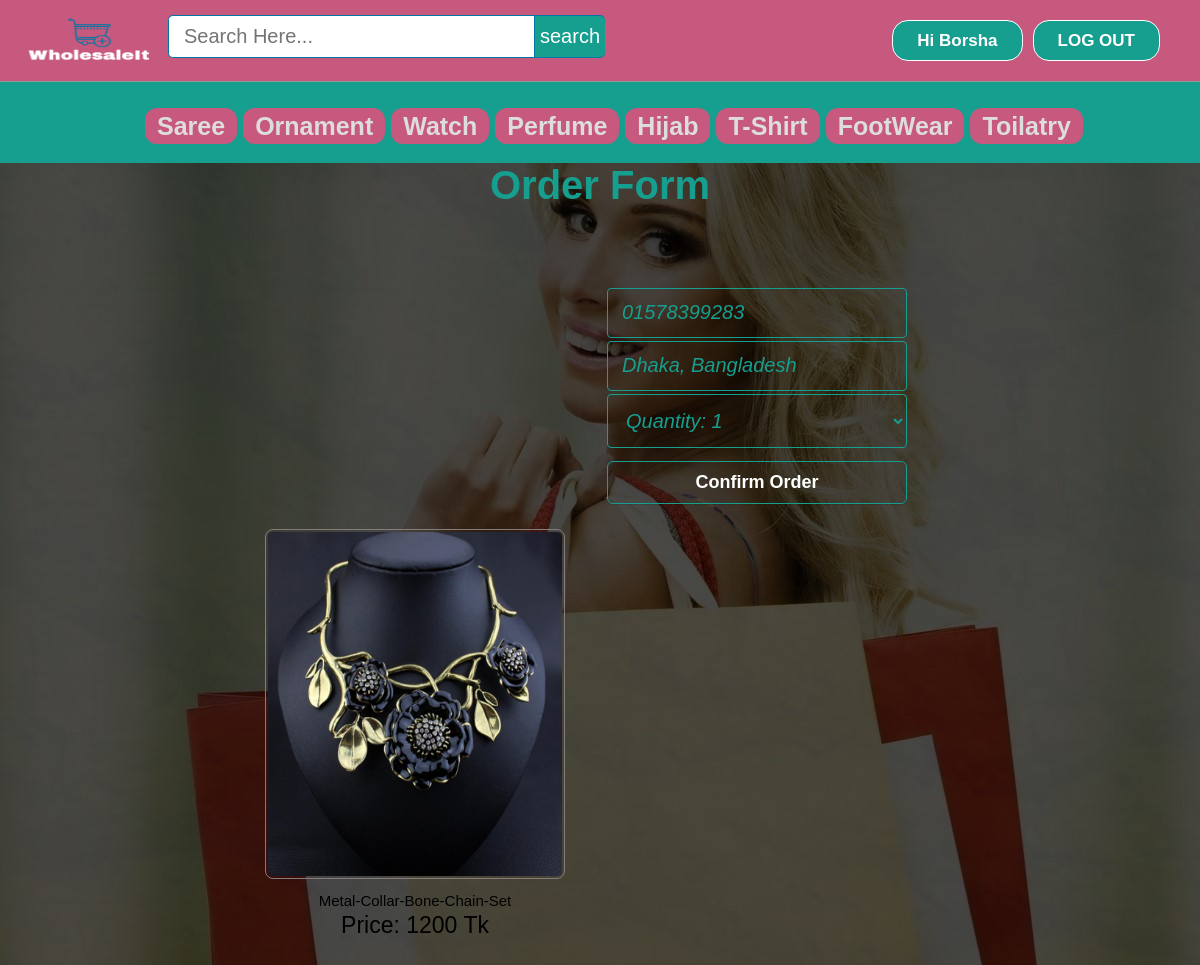
Page /orderform.php?poid=3 (signed in) on the committed database.
### tables this page shows
CREATE TABLE IF NOT EXISTS `user` (
`id` int(11) NOT NULL,
  `firstName` varchar(25) NOT NULL,
  `lastName` varchar(25) NOT NULL,
  `email` varchar(100) NOT NULL,
  `mobile` varchar(20) NOT NULL,
  `address` varchar(120) NOT NULL,
  `password` varchar(100) NOT NULL,
  `confirmCode` varchar(10) NOT NULL,
  `activation` varchar(10) NOT NULL DEFAULT 'no'
);

CREATE TABLE IF NOT EXISTS `products` (
`id` int(11) NOT NULL,
  `pName` varchar(100) NOT NULL,
  `price` int(11) NOT NULL,
  `description` text NOT NULL,
  `available` int(11) NOT NULL,
  `category` varchar(100) NOT NULL,
  `type` varchar(100) NOT NULL,
  `item` varchar(100) NOT NULL,
  `pCode` varchar(20) NOT NULL,
  `picture` text NOT NULL
);

### orderform.php (the view, shortened to what this page needs)
<?php include ( "inc/connect.inc.php" ); ?>
<?php
$category="";
$picture="";
if (isset($_REQUEST['poid'])) {
	$poid = mysqli_real_escape_string($con,$_REQUEST['poid']);
}else {
	header('location: index.php');
}
if (!isset($_SESSION['user_login'])) {
	$user = "";
	header("location: login.php?ono=".$poid."");
}
else {
	$user = $_SESSION['user_login'];
	$result = mysqli_query($con,"SELECT * FROM user WHERE id='$user'");
		$get_user_email = mysqli_fetch_assoc($result);
			$uname_db = $get_user_email['firstName'];
			$umob_db = $get_user_email['mobile'];
			$uadd_db = $get_user_email['address'];
}
$getposts = mysqli_query($con,"SELECT * FROM products WHERE id ='$poid'") or die(mysqli_error());
					if (mysqli_num_rows($getposts)) {
						$row = mysqli_fetch_assoc($getposts);
						$id = $row['id'];
						$pName = $row['pName'];
						$price = $row['price'];
						$picture = $row['picture'];
						$item = $row['item'];
						$category = $row['category'];
						$available =$row['available'];
					}
?>
<!DOCTYPE html>
<html>
<head>
	<link rel="stylesheet" type="text/css" href="css/style.css">
</head>
<body style="background-image: url(image/homebackgrndimg1.png);">
	<div class="homepageheader">
			<div class="signinButton loginButton">
				<div class="uiloginbutton signinButton loginButton" style="margin-right: 40px;">
					<?php
						if ($user!="") {
							echo '<a style="text-decoration: none; color: #fff;" href="logout.php">LOG OUT</a>';
						}
						else {
							echo '<a style="text-decoration: none; color: #fff;" href="signin.php">SIGN IN</a>';
						}
					 ?>
				</div>
				<div class="uiloginbutton signinButton loginButton" style="">
					<?php
						if ($user!="") {
							echo '<a style="text-decoration: none; color: #fff;" href="profile.php?uid='.$user.'">Hi '.$uname_db.'</a>';
						}
						else {
							echo '<a style="text-decoration: none; color: #fff;" href="login.php">LOG IN</a>';
						}
					 ?>
				</div>
			</div>
			<div style="float: left; margin: 5px 0px 0px 23px;">
				<a href="index.php">
					<img style=" height: 75px; width: 130px;" src="image/wholesaleitlogo.png">
				</a>
			</div>
			<div class="">
				<div id="srcheader">
					<form id="newsearch" method="get" action="search.php">
					        <input type="text" class="srctextinput" name="keywords" size="21" maxlength="120"  placeholder="Search Here..."><input type="submit" value="search" class="srcbutton" >
					</form>
				</div>
			</div>
		</div>
	<div class="categolis">
		<table>
			<tr>
				<th>
					<a href="women/saree.php" style="text-decoration: none;color: #ddd;padding: 4px 12px;background-color: #c7587e;border-radius: 12px;">Saree</a>
				</th>
				<th><a href="women/ornament.php" style="text-decoration: none;color: #ddd;padding: 4px 12px;background-color: #c7587e;border-radius: 12px;">Ornament</a></th>
				<th><a href="women/watch.php" style="text-decoration: none;color: #ddd;padding: 4px 12px;background-color: #c7587e;border-radius: 12px;">Watch</a></th>
				<th><a href="women/perfume.php" style="text-decoration: none;color: #ddd;padding: 4px 12px;background-color: #c7587e;border-radius: 12px;">Perfume</a></th>
				<th><a href="women/hijab.php" style="text-decoration: none;color: #ddd;padding: 4px 12px;background-color: #c7587e;border-radius: 12px;">Hijab</a></th>
				<th><a href="women/tshirt.php" style="text-decoration: none;color: #ddd;padding: 4px 12px;background-color: #c7587e;border-radius: 12px;">T-Shirt</a></th>
				<th><a href="women/footwear.php" style="text-decoration: none;color: #ddd;padding: 4px 12px;background-color: #c7587e;border-radius: 12px;">FootWear</a></th>
				<th><a href="women/toilatry.php" style="text-decoration: none;color: #ddd;padding: 4px 12px;background-color: #c7587e;border-radius: 12px;">Toilatry</a></th>
			</tr>
		</table>
	</div>
	<div class="holecontainer" style=" padding-top: 20px; padding: 0 20%">
		<div class="container signupform_content ">
			<div>
				<h2 style="padding-bottom: 20px;">Order Form</h2>
				<div style="float: right;">
				<?php
					if(isset($success_message)) {echo $success_message;}
					else {
					echo '
						<div class="">
						<div class="signupform_text"></div>
						<div>
							<form action="" method="POST" class="registration">
								<div class="signup_form" style="    margin-top: 38px;">
									<div>
										<td>
											<input name="mobile" placeholder="Your mobile number" required="required" class="email signupbox" type="text" size="30" value="'.$umob_db.'">
										</td>
									</div>
									<div>
										<td>
											<input name="address" id="password-1" required="required"  placeholder="Write your full address" class="password signupbox " type="text" size="30" value="'.$uadd_db.'">
										</td>
									</div>
									<div>
										<td>
											<select onchange="changeAmount()" name="quantity" required="required" id="productAmount" style=" font-size: 20px;
										font-style: italic; margin-bottom: 3px;margin-top: 0px;padding: 14px;line-height: 25px;border-radius: 4px;border: 1px solid #169E8F;color: #169E8F;margin-left: 0;width: 300px;background-color: transparent;" class="">';
				 ?><?php
												for ($i=1; $i<=$available; $i++) {
													echo '<option  value="'.$i.'">Quantity: '.$i.'</option>';
												}
											?>
											<?php echo '
											</select>
										</td>
									</div>
									<div>
										<input name="order" class="uisignupbutton signupbutton" type="submit" value="Confirm Order">
									</div>
									<div class="signup_error_msg"> '; ?>
									<?php echo '</div>
								</div>
							</form>
						</div>
					</div>
					';
					}
				 ?>
				</div>
			</div>
		</div>
		<div style="float: left; font-size: 23px;">
			<div>
				<?php
					echo '
						<ul style="float: left;">
							<li style="float: left; padding: 0px 25px 25px 25px;">
								<div class="home-prodlist-img"><a href="'.$category.'/view_product.php?pid='.$id.'">
									<img src="image/product/'.$item.'/'.$picture.'" class="home-prodlist-imgi">
									</a>
									<div style="text-align: center; padding: 0 0 6px 0;"> <span style="font-size: 15px;">'.$pName.'</span><br> Price: <span id="amountText">'.$price.'</span> Tk <span id="aHiddenText" style="display:none">'.$price.'</span></div>
								</div>
							</li>
						</ul>
					';
				?>
			</div>
		</div>
	</div>
</body>
</html>

### css/style.css (style rules this page uses)
html, body, div, span, applet, object, iframe, h1, h2, h3, h4, h5, h6, p, blockquote, pre, a, abbr, acronym, address, big, cite, code, del, dfn, em, img, ins, kbd, q, s, samp, small, strike, strong, sub, sup, tt, var, b, u, i, center, dl, dt, dd, ol, ul, li, fieldset, form, label, legend, table, caption, tbody, tfoot, thead, tr, th, td, article, aside, canvas, details, embed, figure, figcaption, footer, header, hgroup, menu, nav, output, ruby, section, summary, time, mark, audio, video { margin: 0; padding: 0; border: 0; font: inherit; vertical-align: baseline; box-sizing: border-box; }
body { line-height: normal; }
ol, ul { list-style: none; }
table { border-collapse: collapse; border-spacing: 0; }
* { margin: 0px; padding: 0px; }
body, button, input, label, select, td, textarea { font-family: Arial, Helvetica, tahoma,verdana,arial,sans-serif; font-size: 12px; }
body { width: 100%; position: relative; background-color: #ffffff; min-width: 1080px; }
.homepageheader { position: fixed; height: 82px; width: 100%; min-width: 980px; border-bottom: 1px solid #8E9D8E; margin: 0px; background-image: initial; background-position-x: initial; background-position-y: initial; background-size: initial; background-repeat-x: initial; background-repeat-y: initial; background-attachment: initial; background-origin: initial; background-clip: initial; background-color: rgb(199, 88, 126); }
.loginButton .signinButton { color: #FFFFFF; background: #169E8F; border: 1px solid #FFFFFF; cursor: pointer; display: inline-block; font-weight: bold; line-height: 15px; padding: 12px 24px; border-radius: 16px; text-align: center; text-decoration: none; float: right; margin: 20px 0px 0px 10px; font-size: 17px; }
#newsearch { float:left; padding:15px; }
.srctextinput { margin: 0px; padding: 9px 15px; font-family: Arial, Helvetica, sans-serif; font-size:20px; border:1px solid #0076a3; border-right:0px; border-top-left-radius: 5px 5px; border-bottom-left-radius: 5px 5px; width: 335px; }
.srcbutton { margin: 0; padding: 9px 5px; font-family: Arial, Helvetica, sans-serif; font-size:20px; outline: none; cursor: pointer; text-align: center; text-decoration: none; color: #ffffff; border: solid 1px #0076a3; border-right:0px; background: #169E8F; border-top-right-radius: 5px 5px; border-bottom-right-radius: 5px 5px; }
.signupform_content h2 { margin: 0px 0 0 0; padding: 0px 0px 20px 0px; font-size: 40px; color: #169E8F; font-weight: bold; text-align: center; }
.signup_form { background-image: initial; background-position-x: initial; background-position-y: initial; background-size: initial; background-repeat-x: initial; background-repeat-y: initial; background-attachment: initial; background-origin: initial; background-clip: initial; padding: 22px 53px 0 53px; color: #eeeeee; border-radius: 4px; font-style: italic; }
.signupbox { font-size: 20px; font-style: italic; margin-bottom: 3px; margin-top: 0px; padding: 14px; line-height: 25px; border-radius: 4px; border: 1px solid #169E8F; color: #169E8F; margin-left: 0; width: 270px; height: 20px; background-color: transparent; }
.signupbutton { background-color: transparent; border: 2px solid #FFFFFF; border-radius: 6px; margin: 10px 0px; }
.uisignupbutton { color: #ffffff; cursor: pointer; display: inline-block; font-size: 18px; font-weight: bold; line-height: 13px; padding: 14px 0; width: 300px; text-align: center; text-decoration: none; border-width: 2px; border: 1px solid #169E8F; box-shadow: 0 1px 0 rgba(0, 0, 0, 0.1) }
.signup_error_msg { font-weight: bold; color: #A92A2A; padding: 0px 10px 15px 10px; text-align: center; font-size: 16px; }
.home-prodlist-imgi { height: 350px; width: 300px; padding: 2px; border: 1px solid #847b7b; border-radius: 8px; }
.categolis { line-height: 1.3; font-weight: bold; color: #fff; padding: 110px 20px 20px 145px; background-color: #169e8f; text-align: center; font-size: 25px; }
.categolis table tbody tr th { padding: 0px 6px 0px 0px; }

### rows in the picture
user: firstName "Borsha", mobile "01578399283", address "Dhaka, Bangladesh"
products: item+picture (picture), pName "Metal-Collar-Bone-Chain-Set", price "1200"
